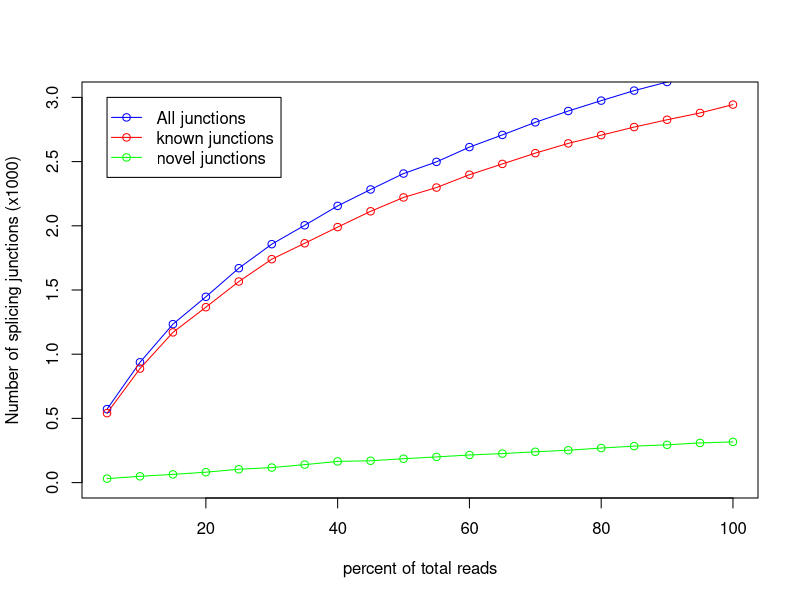

Generate this figure with R:
pdf('/tmp/rustqc_small_test/test.junctionSaturation_plot.pdf')
x=c(5,10,15,20,25,30,35,40,45,50,55,60,65,70,75,80,85,90,95,100)
y=c(541,888,1170,1366,1566,1740,1864,1990,2113,2221,2298,2398,2482,2566,2642,2706,2769,2826,2879,2944)
z=c(572,937,1234,1447,1670,1857,2004,2155,2283,2407,2498,2613,2708,2806,2894,2975,3053,3120,3188,3261)
w=c(31,49,64,81,104,117,140,165,170,186,200,215,226,240,252,269,284,294,309,317)
m=max(3,3,0)
n=min(0,0,0)
plot(x,z/1000,xlab='percent of total reads',ylab='Number of splicing junctions (x1000)',type='o',col='blue',ylim=c(n,m))
points(x,y/1000,type='o',col='red')
points(x,w/1000,type='o',col='green')
legend(5,3, legend=c("All junctions","known junctions", "novel junctions"),col=c("blue","red","green"),lwd=1,pch=1)
dev.off()
